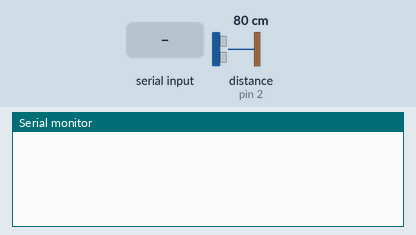
Bench run of a sketch on a simulated Arduino Uno, built with avr-gcc and run on an emulated ATmega328P. Parts: the last lines printed to the serial monitor. Inputs (shaded band) come from the test bench; at power-on: distance to the obstacle (sensor on pin 2) 80 cm. The echo pulse lasts 58.3 µs per cm.

Above: at 1.2 s.
1.3 s: "a" received over Serial
At 1.7 s:
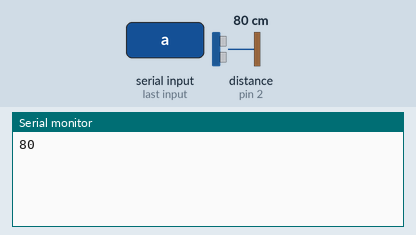
3.3 s: distance to the obstacle (sensor on pin 2) set to 2 cm
At 3.7 s:
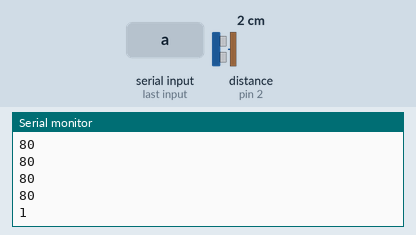
4.8 s: distance to the obstacle (sensor on pin 2) set to 4 cm
At 5.2 s:
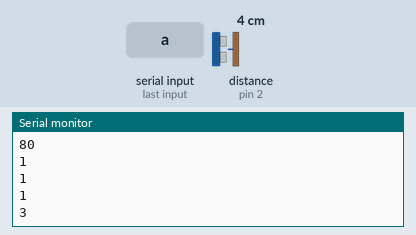
Timing chart, 0 to 7.8 s (numbered marks = the images above; inputs shaded):
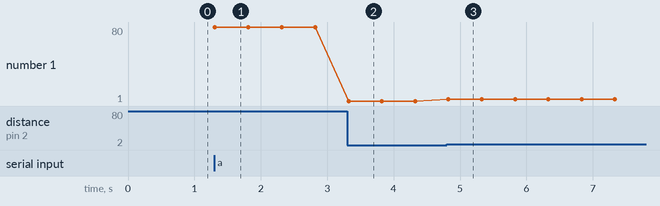

The sketch:

anti_maling.ino
```cpp
int echo=2;
int trigger=3;
char perintah;
long jarak, sinyal;

void setup() {
  pinMode(echo, INPUT);
  pinMode(trigger, OUTPUT);
  Serial.begin(9600);
}


void loop() {

        //Serial.println(jarak);
  if(Serial.available() > 0 ) {
    perintah=Serial.read();
    if(perintah == 'a') {
       //untuk memancarkan suara ultrasonic
          while(perintah<99) {
            digitalWrite(trigger, LOW);
            delayMicroseconds(5);
            digitalWrite(trigger, HIGH);
            delayMicroseconds(10);
            digitalWrite(trigger, LOW);

            sinyal=pulseIn(echo, HIGH); //menerima pantulan pemancar
            jarak=(sinyal/2)/29.1; //konversi dalam cm
            Serial.println(jarak);
            delay(500);
          }
    } else if (perintah=='c') {
          Serial.println('buka kunci');
          delay(50);

    }
  }

}
```

Measured:
- after the input at 1.3 s, the serial monitor: prints a new line at once (image 1)
- after the input at 3.3 s, the serial monitor: prints a new line at once (image 2)
- after the input at 4.8 s, the serial monitor: prints a new line at once (image 3)
- plotted number 1: 80 → 1 after the input at 3.3 s, 1 → 3 after the input at 4.8 s
